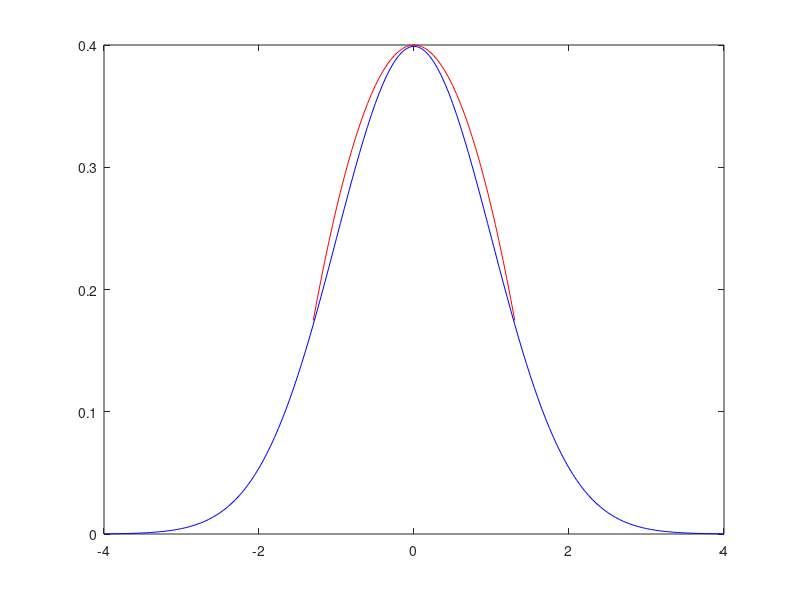

The MATLAB source for this figure:
mu = 0;
s = 1;
x1 = -4:0.05:4;
x2 = -1.3:0.05:1.3;
x3 = 1.3:0.05:4;
y1 = 1/sqrt(2*pi*s^2)*exp(-((x1 - mu).^2)/(2*s^2));
y2 = 0.4 - ((x2*2).^2)*(1/30);
y3 = 0.4 - ((x2*2).^2)*(1/30);
plot(x1, y1, 'b')
hold on
plot(x2, y2, 'r')
hold off
